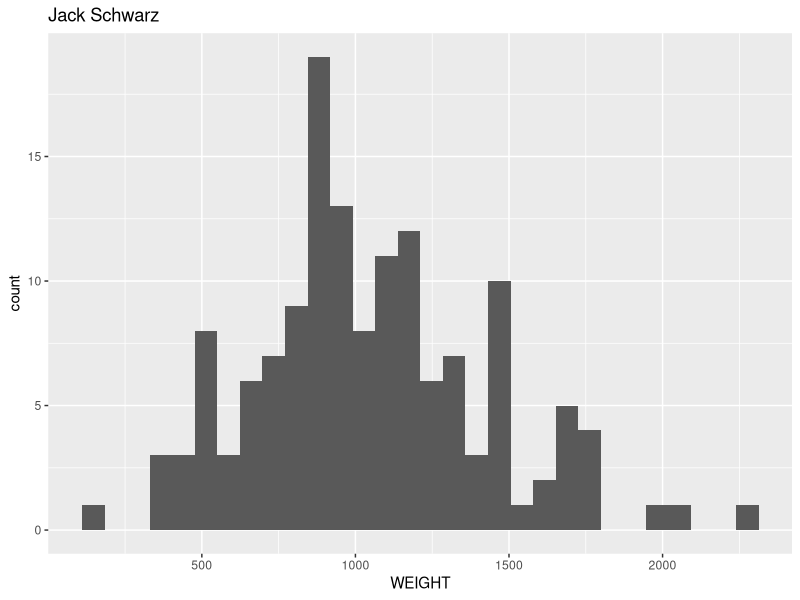

Source code (R):
library(ggplot2)

getwd()



ddt <- read.csv("DDT.csv")
head(ddt)


ggplot(ddt, aes(x=WEIGHT)) + geom_histogram() + ggtitle("Jack Schwarz")


